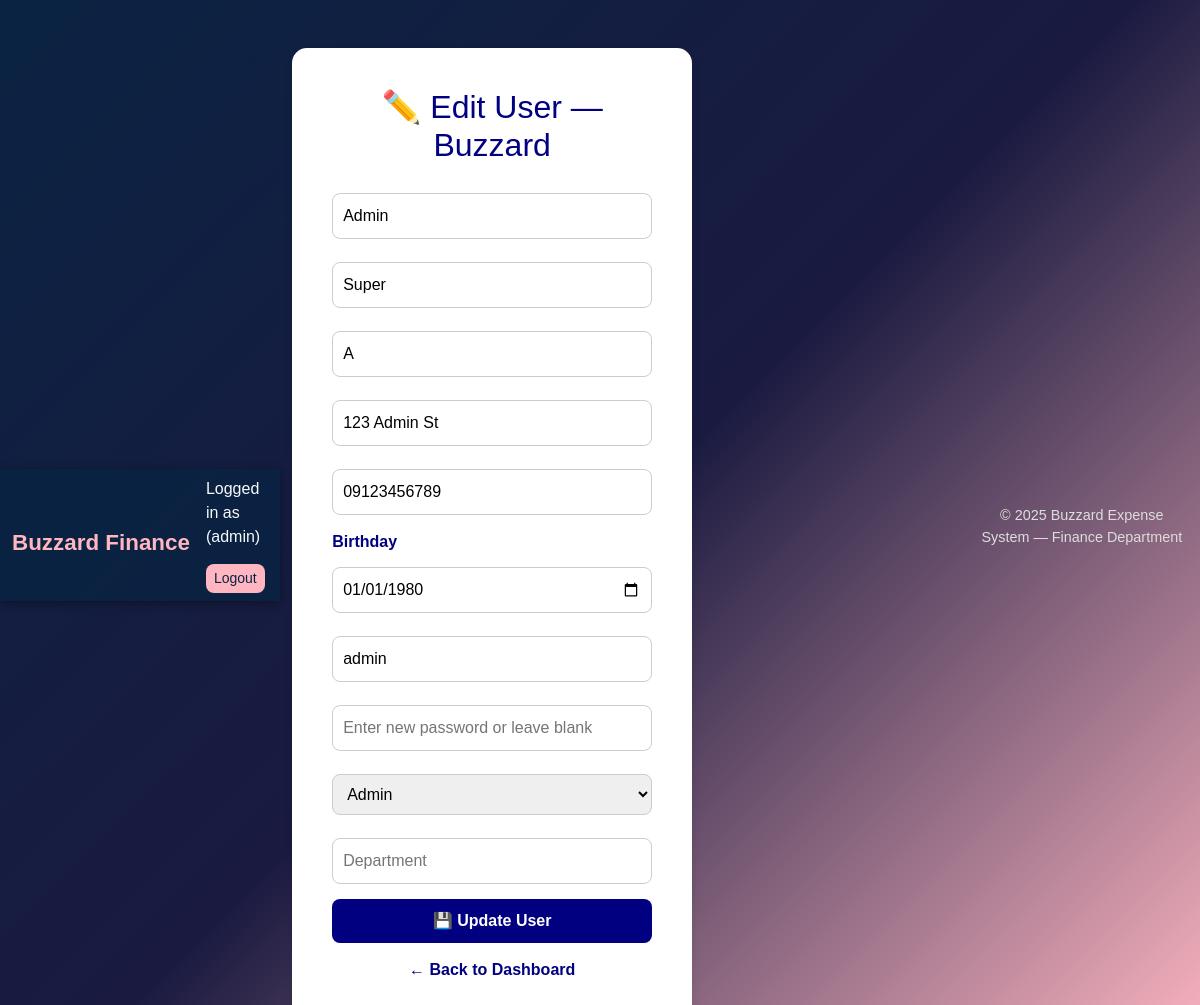
Screenshot of /edit_user/1 (signed in) with the database file from the repository.
### app.py (models this page shows, shortened)
class User(UserMixin, db.Model):
    id = db.Column(db.Integer, primary_key=True)
    name = db.Column(db.String(150), unique=True)   # username
    password = db.Column(db.String(200))
    role = db.Column(db.String(50))  # admin, finance, head, it
    department = db.Column(db.String(100), nullable=True)
    last_name = db.Column(db.String(100))
    given_name = db.Column(db.String(100))
    middle_name = db.Column(db.String(100))
    address = db.Column(db.String(200))
    contact_number = db.Column(db.String(50))
    birthday = db.Column(db.String(20))
    email = db.Column(db.String(150))
    pin = db.Column(db.String(10), default="0000")
    date_created = db.Column(db.DateTime, default=datetime.utcnow)

### app.py (the view, shortened to what this page needs)
@app.route('/edit_user/<int:user_id>', methods=['GET','POST'])
@login_required
def edit_user(user_id):
    if current_user.role.lower() not in ['admin', 'it']:
        flash("Access Denied", "error")
        return redirect(url_for('login'))
    user = User.query.get_or_404(user_id)
    return render_template('edit_user.html', user=user)

### app.py (called while the page is built)
@login_manager.user_loader
def load_user(user_id):
    return db.session.get(User, int(user_id))

### templates/edit_user.html (shortened to what this page needs)
{% extends "base.html" %}
{% block content %}
<div class="create-form">
    <h2>✏️ Edit User — Buzzard</h2>
    <form id="editUserForm" method="post" action="{{ url_for('edit_user', user_id=user.id) }}">
        <input type="text" name="last_name" placeholder="Last Name" value="{{ user.last_name }}" required>
        <input type="text" name="given_name" placeholder="Given Name" value="{{ user.given_name }}" required>
        <input type="text" name="middle_name" placeholder="Middle Name" value="{{ user.middle_name }}">
        <input type="text" name="address" placeholder="Address" value="{{ user.address }}" required>
        <input type="tel" name="contact_number" placeholder="Contact Number" pattern="[0-9]{11}" value="{{ user.contact_number }}" required>
        <label for="birthday">Birthday</label>
        <input type="date" name="birthday" id="birthday" value="{{ user.birthday }}" required>
        <input type="text" name="username" placeholder="Username" value="{{ user.name }}" required>
        <input type="password" name="password" placeholder="Enter new password or leave blank">
        <select name="role" id="roleSelect" required>
            <option value="admin" {% if user.role=='admin' %}selected{% endif %}>Admin</option>
        </select>
        <input type="text" name="department" id="department" placeholder="Department" value="{{ user.department or '' }}" readonly>
        <button type="submit">💾 Update User</button>
    </form>
    <a href="{{ url_for('dashboard_admin') if current_user.role=='admin' else url_for('dashboard_it') }}">← Back to Dashboard</a>
</div>
{% endblock %}

### templates/base.html (shortened to what this page needs)
<!DOCTYPE html>
<html lang="en">
<head>
    <link rel="stylesheet" href="https://cdn.jsdelivr.net/npm/bootstrap@5.3.0/dist/css/bootstrap.min.css">
</head>
<body>
    <nav class="navbar navbar-expand-lg navbar-dark">
        <div class="container-fluid">
            <a class="navbar-brand" href="/">Buzzard Finance</a>
            <div>
                {% if user %}
                    <span class="me-2">Logged in as <strong>{{ user['username'] }}</strong> ({{ user['role'] }})</span>
                    <a href="{{ url_for('logout') }}" class="btn btn-sm">Logout</a>
                {% endif %}
            </div>
        </div>
    </nav>
    <div class="container my-5">
        {% block content %}{% endblock %}
    </div>
    <footer>
        <p>&copy; 2025 Buzzard Expense System — Finance Department</p>
    </footer>
</body>
</html>

### templates/base.html (style rules this page uses)
body { background: linear-gradient(135deg, #0a2342 0%, #1a1a40 50%, #ffb6c1 100%); color: #f8f9fa; font-family: 'Poppins', sans-serif; min-height: 100vh; background-attachment: fixed; }
nav.navbar { background-color: rgba(10, 35, 66, 0.9); box-shadow: 0 2px 10px rgba(0,0,0,0.4); }
.navbar-brand { color: #ffb6c1 !important; font-weight: bold; font-size: 1.4rem; }
button, .btn { background-color: #ffb6c1; color: #0a2342; border: none; border-radius: 8px; transition: all 0.3s; }
footer { text-align: center; color: #ddd; padding: 15px; font-size: 0.9rem; }

### templates/edit_user.html (style rules this page uses)
body { font-family: "Poppins", sans-serif; background-color: #f7f9fb; display: flex; justify-content: center; align-items: center; min-height: 100vh; }
.create-form { background: #fff; padding: 40px; border-radius: 15px; box-shadow: 0 4px 8px rgba(0,0,0,0.1); width: 400px; text-align: center; }
h2 { color: navy; margin-bottom: 20px; }
label { display: block; font-weight: 600; color: navy; text-align: left; margin-bottom: 5px; }
input, select { width: 100%; padding: 10px; margin: 8px 0 15px 0; border: 1px solid #ccc; border-radius: 8px; font-size: 1rem; }
button { width: 100%; padding: 10px; background: navy; color: white; border: none; border-radius: 8px; cursor: pointer; font-weight: bold; }
a { display: inline-block; margin-top: 15px; color: navy; text-decoration: none; font-weight: 600; }

### rows the page displays
User: role "admin", last_name "Admin", given_name "Super", middle_name "A", address "123 Admin St", contact_number "09123456789", birthday "01/01/1980", username "admin", role "Admin"
